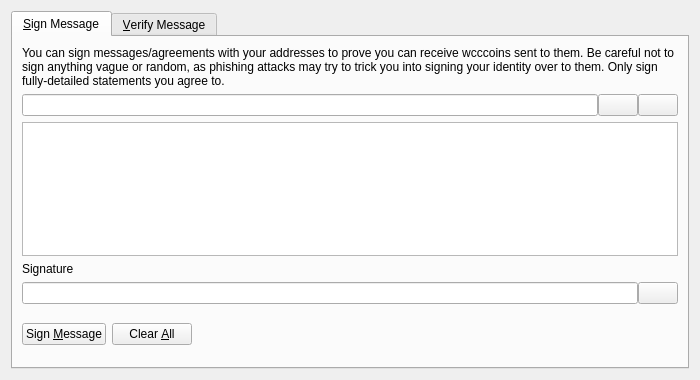
<?xml version="1.0" encoding="UTF-8"?>
<ui version="4.0">
 <class>SignVerifyMessageDialog</class>
 <widget class="QDialog" name="SignVerifyMessageDialog">
  <property name="geometry">
   <rect>
    <x>0</x>
    <y>0</y>
    <width>700</width>
    <height>380</height>
   </rect>
  </property>
  <property name="windowTitle">
   <string>Signatures - Sign / Verify a Message</string>
  </property>
  <property name="modal">
   <bool>true</bool>
  </property>
  <layout class="QVBoxLayout" name="verticalLayout">
   <item>
    <widget class="QTabWidget" name="tabWidget">
     <property name="currentIndex">
      <number>0</number>
     </property>
     <widget class="QWidget" name="tabSignMessage">
      <attribute name="title">
       <string>&amp;Sign Message</string>
      </attribute>
      <layout class="QVBoxLayout" name="verticalLayout_SM">
       <item>
        <widget class="QLabel" name="infoLabel_SM">
         <property name="text">
          <string>You can sign messages/agreements with your addresses to prove you can receive wcccoins sent to them. Be careful not to sign anything vague or random, as phishing attacks may try to trick you into signing your identity over to them. Only sign fully-detailed statements you agree to.</string>
         </property>
         <property name="textFormat">
          <enum>Qt::PlainText</enum>
         </property>
         <property name="wordWrap">
          <bool>true</bool>
         </property>
        </widget>
       </item>
       <item>
        <layout class="QHBoxLayout" name="horizontalLayout_1_SM">
         <property name="spacing">
          <number>0</number>
         </property>
         <item>
          <widget class="QValidatedLineEdit" name="addressIn_SM">
           <property name="toolTip">
            <string>The Wcccoin address to sign the message with</string>
           </property>
          </widget>
         </item>
         <item>
          <widget class="QPushButton" name="addressBookButton_SM">
           <property name="toolTip">
            <string>Choose previously used address</string>
           </property>
           <property name="text">
            <string/>
           </property>
           <property name="icon">
            <iconset resource="../bitcoin.qrc">
             <normaloff>:/icons/address-book</normaloff>:/icons/address-book</iconset>
           </property>
           <property name="shortcut">
            <string>Alt+A</string>
           </property>
           <property name="autoDefault">
            <bool>false</bool>
           </property>
          </widget>
         </item>
         <item>
          <widget class="QPushButton" name="pasteButton_SM">
           <property name="toolTip">
            <string>Paste address from clipboard</string>
           </property>
           <property name="text">
            <string/>
           </property>
           <property name="icon">
            <iconset resource="../bitcoin.qrc">
             <normaloff>:/icons/editpaste</normaloff>:/icons/editpaste</iconset>
           </property>
           <property name="shortcut">
            <string>Alt+P</string>
           </property>
           <property name="autoDefault">
            <bool>false</bool>
           </property>
          </widget>
         </item>
        </layout>
       </item>
       <item>
        <widget class="QPlainTextEdit" name="messageIn_SM">
         <property name="toolTip">
          <string>Enter the message you want to sign here</string>
         </property>
        </widget>
       </item>
       <item>
        <widget class="QLabel" name="signatureLabel_SM">
         <property name="text">
          <string>Signature</string>
         </property>
         <property name="textFormat">
          <enum>Qt::PlainText</enum>
         </property>
        </widget>
       </item>
       <item>
        <layout class="QHBoxLayout" name="horizontalLayout_2_SM">
         <property name="spacing">
          <number>0</number>
         </property>
         <item>
          <widget class="QLineEdit" name="signatureOut_SM">
           <property name="font">
            <font>
             <italic>true</italic>
            </font>
           </property>
           <property name="readOnly">
            <bool>true</bool>
           </property>
          </widget>
         </item>
         <item>
          <widget class="QPushButton" name="copySignatureButton_SM">
           <property name="toolTip">
            <string>Copy the current signature to the system clipboard</string>
           </property>
           <property name="text">
            <string/>
           </property>
           <property name="icon">
            <iconset resource="../bitcoin.qrc">
             <normaloff>:/icons/editcopy</normaloff>:/icons/editcopy</iconset>
           </property>
           <property name="autoDefault">
            <bool>false</bool>
           </property>
          </widget>
         </item>
        </layout>
       </item>
       <item>
        <layout class="QHBoxLayout" name="horizontalLayout_3_SM">
         <item>
          <widget class="QPushButton" name="signMessageButton_SM">
           <property name="toolTip">
            <string>Sign the message to prove you own this Wcccoin address</string>
           </property>
           <property name="text">
            <string>Sign &amp;Message</string>
           </property>
           <property name="icon">
            <iconset resource="../bitcoin.qrc">
             <normaloff>:/icons/edit</normaloff>:/icons/edit</iconset>
           </property>
           <property name="autoDefault">
            <bool>false</bool>
           </property>
          </widget>
         </item>
         <item>
          <widget class="QPushButton" name="clearButton_SM">
           <property name="toolTip">
            <string>Reset all sign message fields</string>
           </property>
           <property name="text">
            <string>Clear &amp;All</string>
           </property>
           <property name="icon">
            <iconset resource="../bitcoin.qrc">
             <normaloff>:/icons/remove</normaloff>:/icons/remove</iconset>
           </property>
           <property name="autoDefault">
            <bool>false</bool>
           </property>
          </widget>
         </item>
         <item>
          <spacer name="horizontalSpacer_1_SM">
           <property name="orientation">
            <enum>Qt::Horizontal</enum>
           </property>
           <property name="sizeHint" stdset="0">
            <size>
             <width>40</width>
             <height>48</height>
            </size>
           </property>
          </spacer>
         </item>
         <item>
          <widget class="QLabel" name="statusLabel_SM">
           <property name="font">
            <font>
             <weight>75</weight>
             <bold>true</bold>
            </font>
           </property>
           <property name="text">
            <string/>
           </property>
           <property name="wordWrap">
            <bool>true</bool>
           </property>
          </widget>
         </item>
         <item>
          <spacer name="horizontalSpacer_2_SM">
           <property name="orientation">
            <enum>Qt::Horizontal</enum>
           </property>
           <property name="sizeHint" stdset="0">
            <size>
             <width>40</width>
             <height>48</height>
            </size>
           </property>
          </spacer>
         </item>
        </layout>
       </item>
      </layout>
     </widget>
     <widget class="QWidget" name="tabVerifyMessage">
      <attribute name="title">
       <string>&amp;Verify Message</string>
      </attribute>
      <layout class="QVBoxLayout" name="verticalLayout_VM">
       <item>
        <widget class="QLabel" name="infoLabel_VM">
         <property name="text">
          <string>Enter the receiver's address, message (ensure you copy line breaks, spaces, tabs, etc. exactly) and signature below to verify the message. Be careful not to read more into the signature than what is in the signed message itself, to avoid being tricked by a man-in-the-middle attack. Note that this only proves the signing party receives with the address, it cannot prove sendership of any transaction!</string>
         </property>
         <property name="textFormat">
          <enum>Qt::PlainText</enum>
         </property>
         <property name="alignment">
          <set>Qt::AlignLeading|Qt::AlignLeft|Qt::AlignTop</set>
         </property>
         <property name="wordWrap">
          <bool>true</bool>
         </property>
        </widget>
       </item>
       <item>
        <layout class="QHBoxLayout" name="horizontalLayout_1_VM">
         <property name="spacing">
          <number>0</number>
         </property>
         <item>
          <widget class="QValidatedLineEdit" name="addressIn_VM">
           <property name="toolTip">
            <string>The Wcccoin address the message was signed with</string>
           </property>
          </widget>
         </item>
         <item>
          <widget class="QPushButton" name="addressBookButton_VM">
           <property name="toolTip">
            <string>Choose previously used address</string>
           </property>
           <property name="text">
            <string/>
           </property>
           <property name="icon">
            <iconset resource="../bitcoin.qrc">
             <normaloff>:/icons/address-book</normaloff>:/icons/address-book</iconset>
           </property>
           <property name="shortcut">
            <string>Alt+A</string>
           </property>
           <property name="autoDefault">
            <bool>false</bool>
           </property>
          </widget>
         </item>
        </layout>
       </item>
       <item>
        <widget class="QPlainTextEdit" name="messageIn_VM"/>
       </item>
       <item>
        <widget class="QValidatedLineEdit" name="signatureIn_VM"/>
       </item>
       <item>
        <layout class="QHBoxLayout" name="horizontalLayout_2_VM">
         <item>
          <widget class="QPushButton" name="verifyMessageButton_VM">
           <property name="toolTip">
            <string>Verify the message to ensure it was signed with the specified Wcccoin address</string>
           </property>
           <property name="text">
            <string>Verify &amp;Message</string>
           </property>
           <property name="icon">
            <iconset resource="../bitcoin.qrc">
             <normaloff>:/icons/transaction_0</normaloff>:/icons/transaction_0</iconset>
           </property>
           <property name="autoDefault">
            <bool>false</bool>
           </property>
          </widget>
         </item>
         <item>
          <widget class="QPushButton" name="clearButton_VM">
           <property name="toolTip">
            <string>Reset all verify message fields</string>
           </property>
           <property name="text">
            <string>Clear &amp;All</string>
           </property>
           <property name="icon">
            <iconset resource="../bitcoin.qrc">
             <normaloff>:/icons/remove</normaloff>:/icons/remove</iconset>
           </property>
           <property name="autoDefault">
            <bool>false</bool>
           </property>
          </widget>
         </item>
         <item>
          <spacer name="horizontalSpacer_1_VM">
           <property name="orientation">
            <enum>Qt::Horizontal</enum>
           </property>
           <property name="sizeHint" stdset="0">
            <size>
             <width>40</width>
             <height>48</height>
            </size>
           </property>
          </spacer>
         </item>
         <item>
          <widget class="QLabel" name="statusLabel_VM">
           <property name="font">
            <font>
             <weight>75</weight>
             <bold>true</bold>
            </font>
           </property>
           <property name="text">
            <string/>
           </property>
           <property name="wordWrap">
            <bool>true</bool>
           </property>
          </widget>
         </item>
         <item>
          <spacer name="horizontalSpacer_2_VM">
           <property name="orientation">
            <enum>Qt::Horizontal</enum>
           </property>
           <property name="sizeHint" stdset="0">
            <size>
             <width>40</width>
             <height>48</height>
            </size>
           </property>
          </spacer>
         </item>
        </layout>
       </item>
      </layout>
     </widget>
    </widget>
   </item>
  </layout>
 </widget>
 <customwidgets>
  <customwidget>
   <class>QValidatedLineEdit</class>
   <extends>QLineEdit</extends>
   <header>qvalidatedlineedit.h</header>
  </customwidget>
 </customwidgets>
 <resources>
  <include location="../bitcoin.qrc"/>
 </resources>
 <connections/>
</ui>
